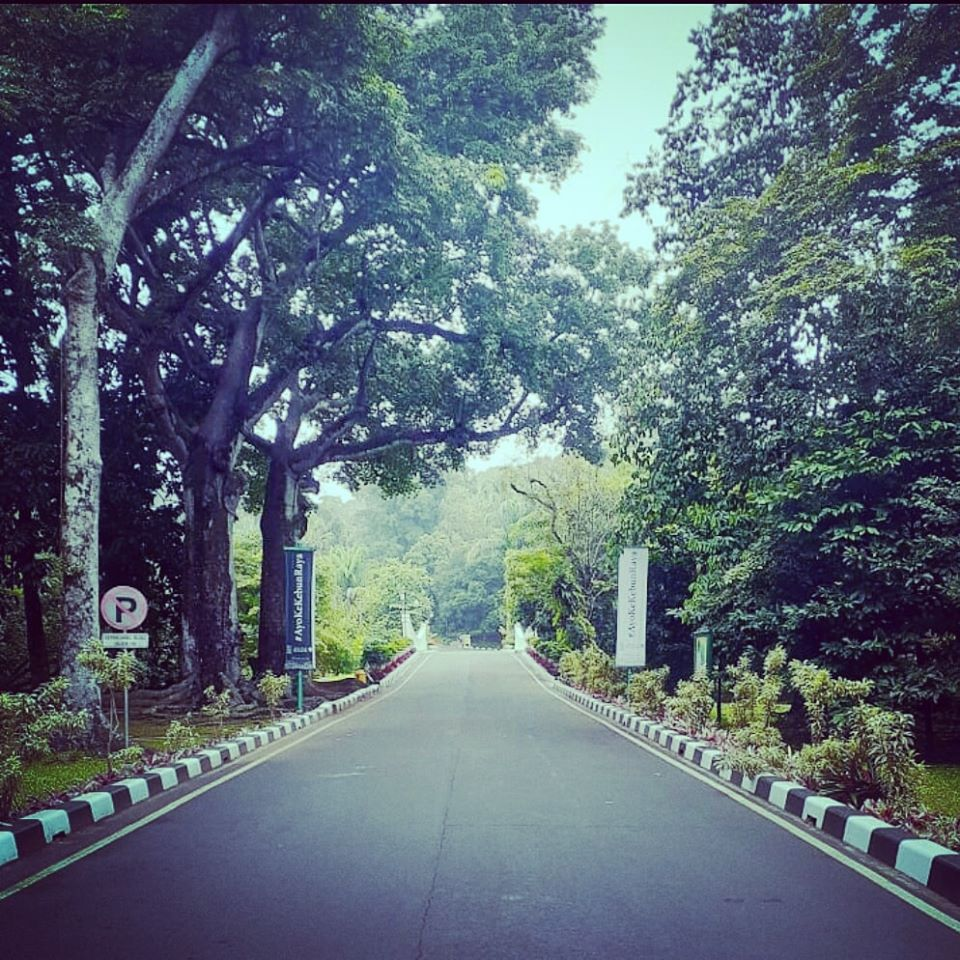
#> input picture krb.jpg, 960 x 960 px, given in place of road.mp4, which was not available
$ python getvideofile.py
#> lines starting #> are read from the running program, lines starting #| are printed output that depends on the picture; pictures that were not available may be replaced by others from this repository, and a replacement may not be noted
import numpy as np
import cv2
import os


cap = cv2.VideoCapture('C:\\Users\\INKOM06\\Documents\\[0--KEGIATAN-Ku-2020\\2020.01-006-Autonomous Vehicle Project\\road.mp4')

totalFrames = cap.get(cv2.CAP_PROP_FRAME_COUNT)
print(totalFrames)


frameIdx = 1
while(True):
    # Capture frame-by-frame
    ret, frame = cap.read()
#> frame is the input picture: shape (960, 960, 3); mean B, G, R 116.6, 104.4, 91.6
    pct = (frameIdx/totalFrames)*100
    print('Frame index: %d Pct: %3.2f %s' % (frameIdx,pct,chr(37)))
    frameIdx = frameIdx + 1

    # Our operations on the frame come here
    img = cv2.cvtColor(frame, cv2.COLOR_BGR2GRAY)
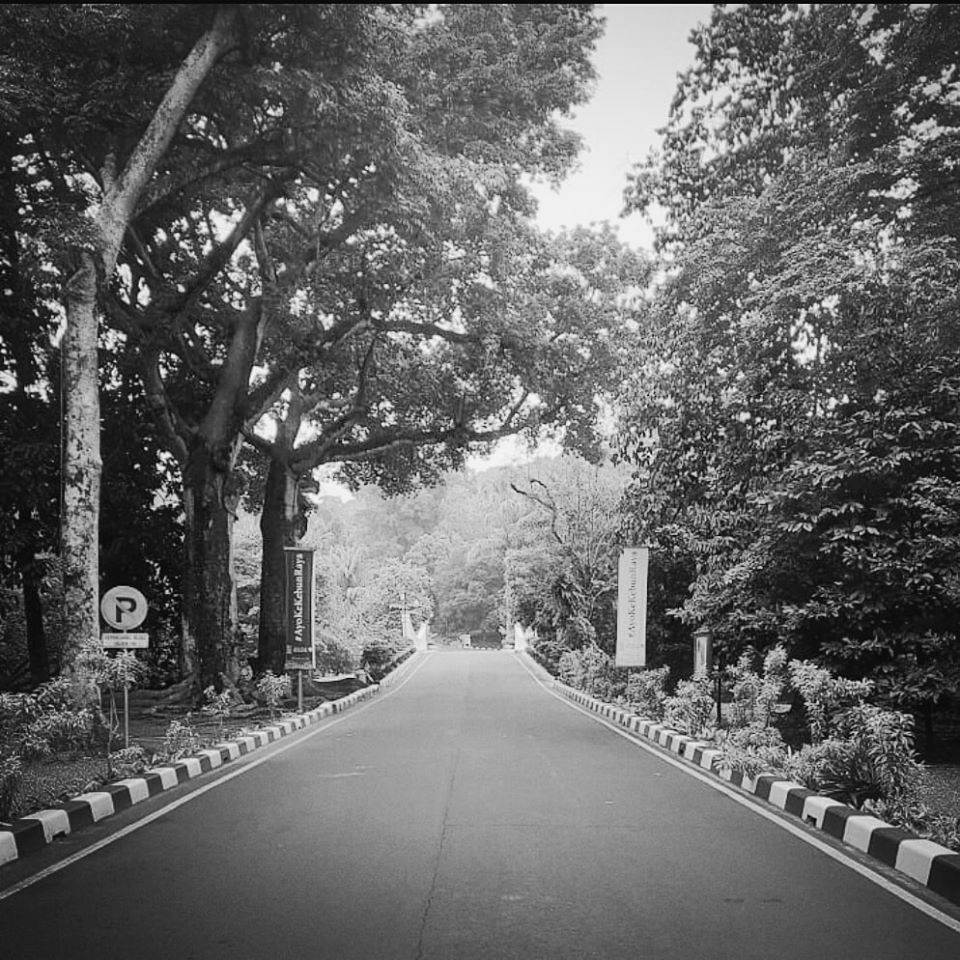
#> img: shape (960, 960); min 1, max 250, mean 102
    #img = cv2.blur(img,(3,3))


    edges = cv2.Canny(img,50,150,apertureSize = 3)
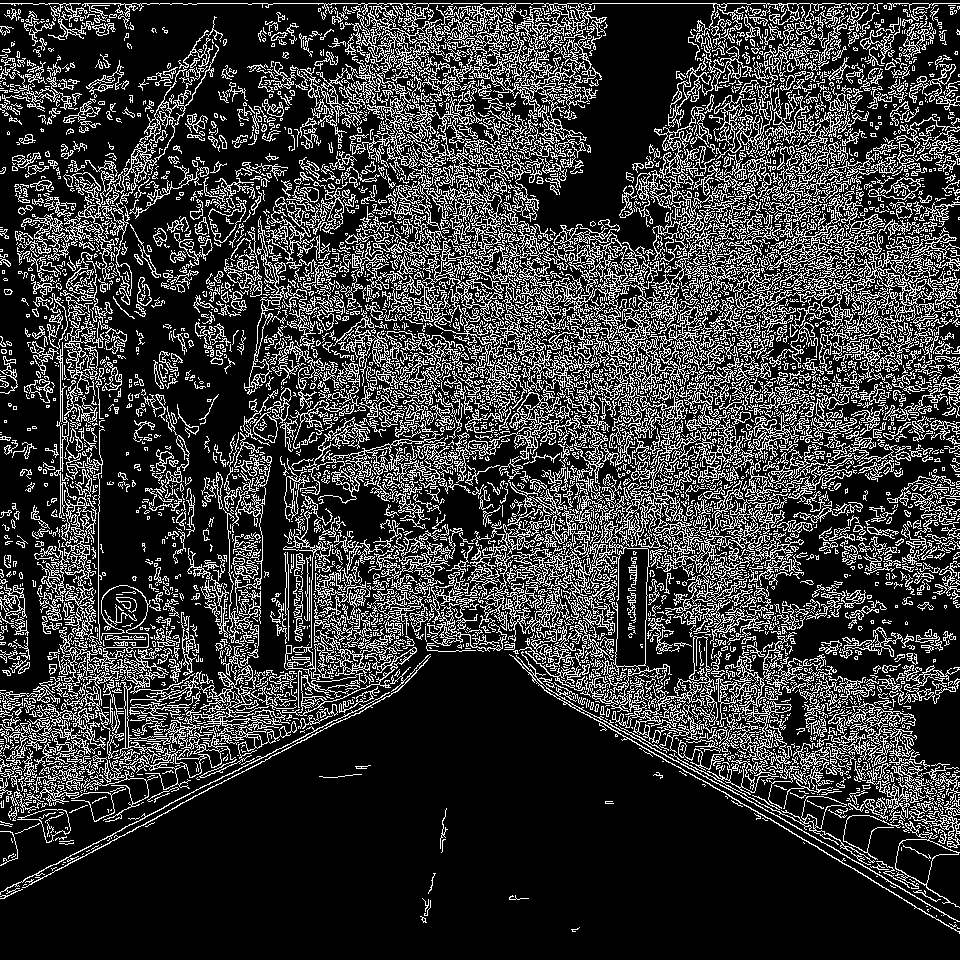
#> edges: shape (960, 960); 22.2% white in thin lines or dots
    lines = cv2.HoughLines(edges,1, np.pi/180,200)

#> (the run stopped early here; a loop or call above may not have finished)

$ run again, on obama.jpg
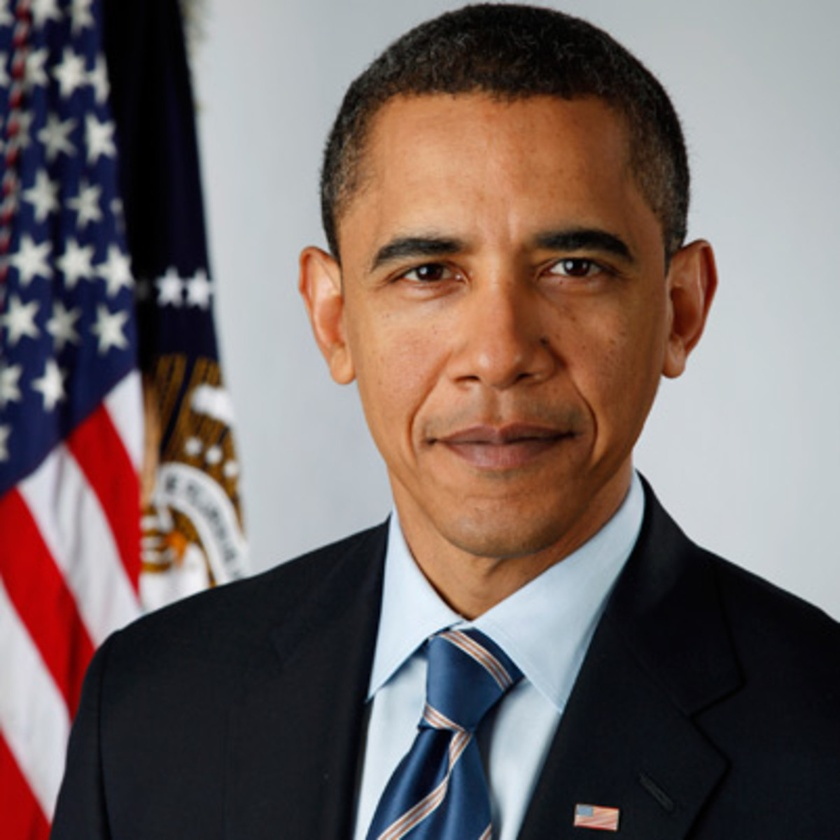
#> input picture obama.jpg, 840 x 840 px, shrunk from 1200 x 1200 before the run, given in place of road.mp4, which was not available
#> frame is the input picture: shape (840, 840, 3); mean B, G, R 99.8, 102.3, 116.3
#> `img = cv2.cvtColor(frame, cv2.COLOR_BGR2GRAY)`:
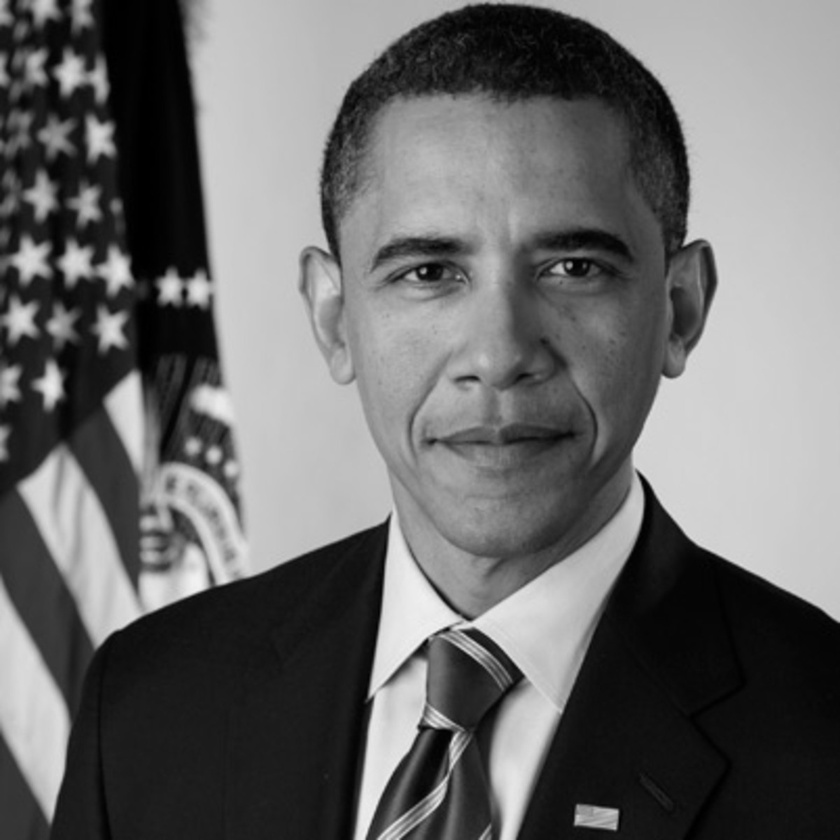
#> img: shape (840, 840); min 0, max 241, mean 106.2
#> `edges = cv2.Canny(img,50,150,apertureSize = 3)`:
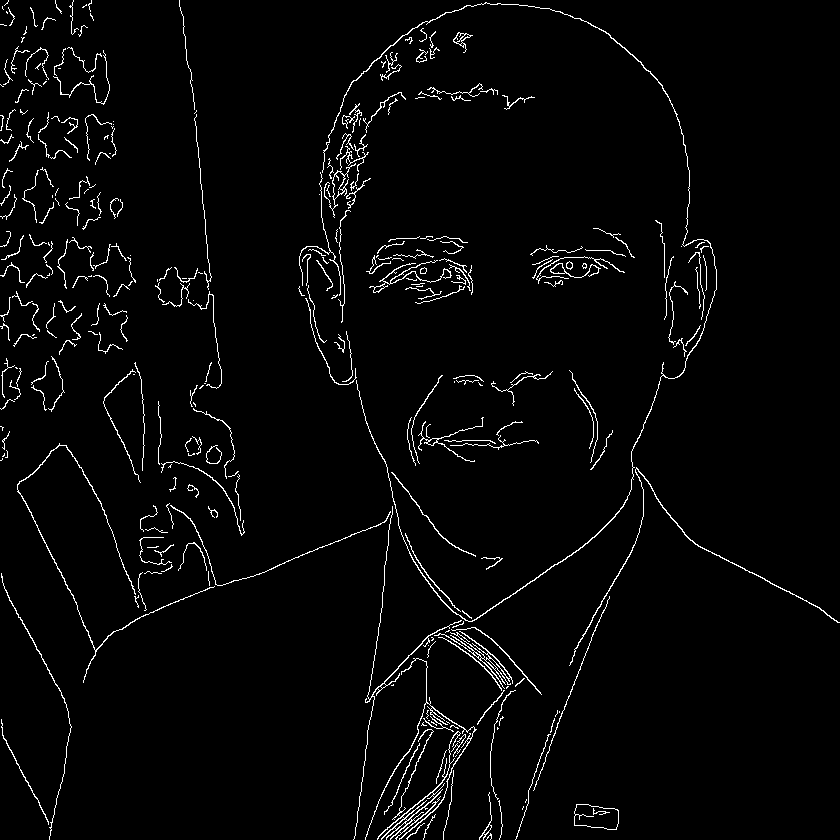
#> edges: shape (840, 840); 2.7% white in thin lines or dots
#> lines = None

$ run again, on road.jpg
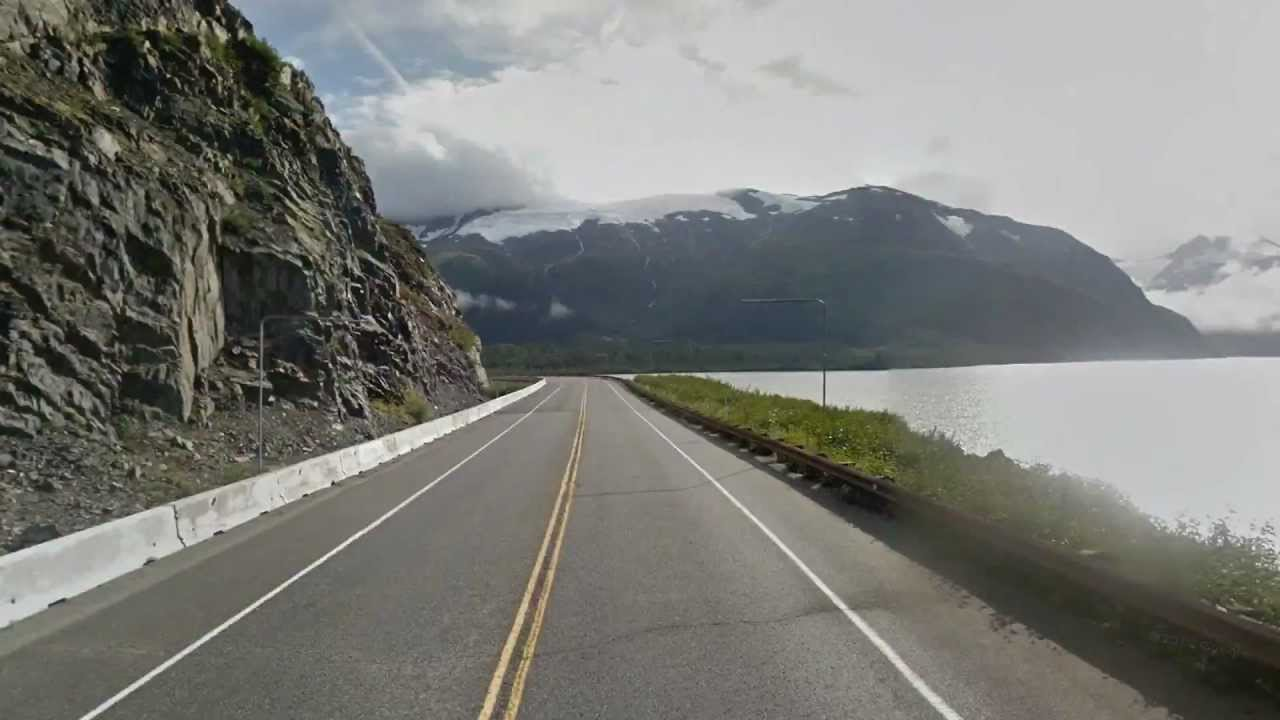
#> input picture road.jpg, 1280 x 720 px, given in place of road.mp4, which was not available
#> frame is the input picture: shape (720, 1280, 3); mean B, G, R 119.9, 124.2, 123.4
#> `img = cv2.cvtColor(frame, cv2.COLOR_BGR2GRAY)`:
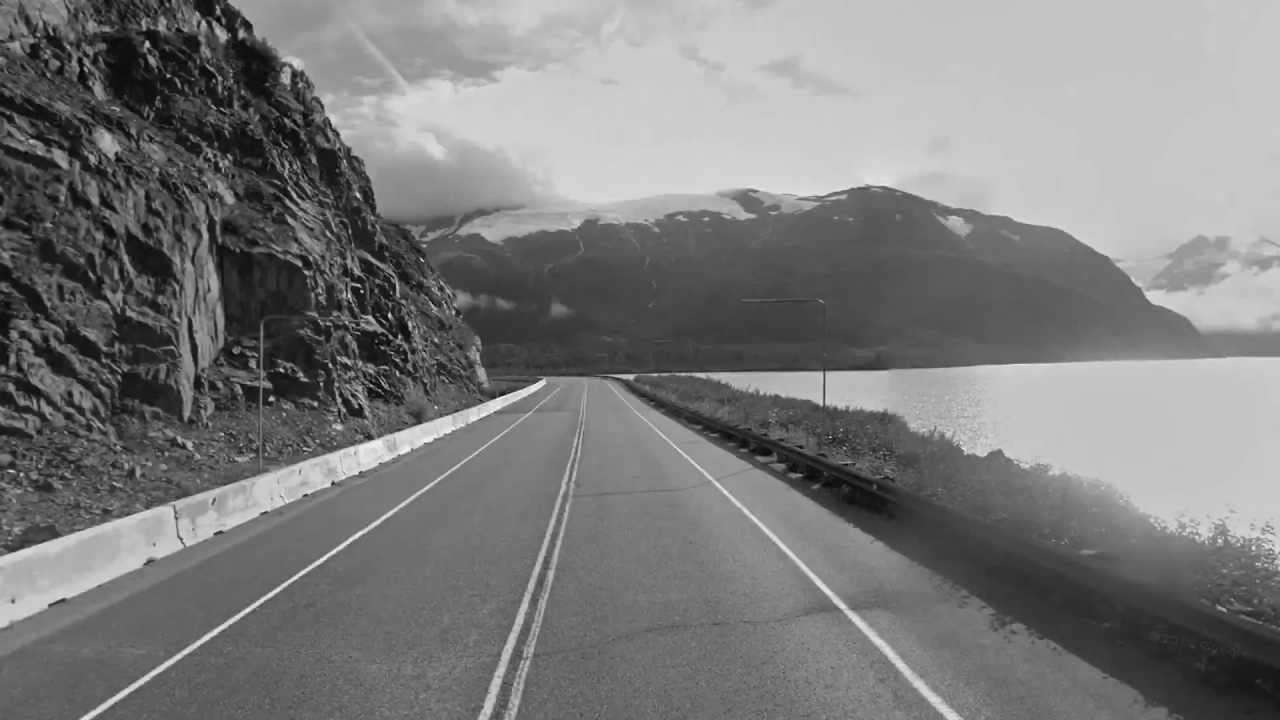
#> img: shape (720, 1280); min 1, max 254, mean 123.5
#> `edges = cv2.Canny(img,50,150,apertureSize = 3)`:
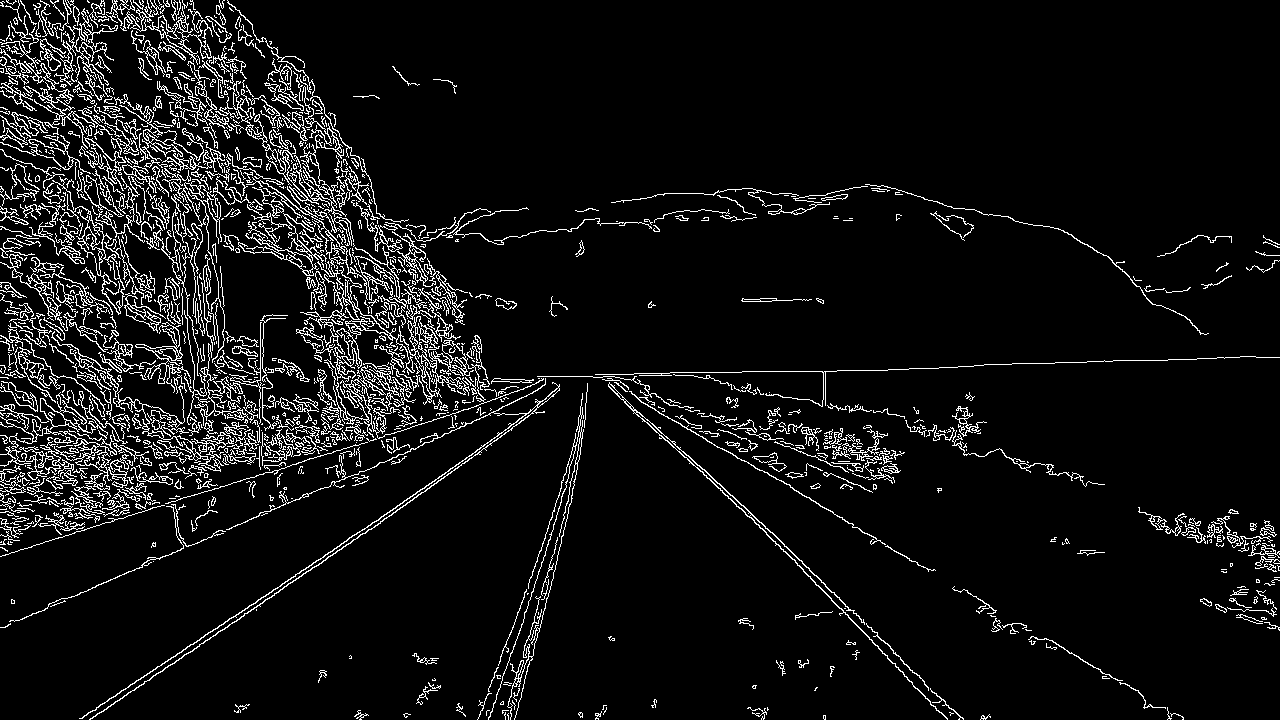
#> edges: shape (720, 1280); 7.1% white in thin lines or dots
#> lines = 420 rows, first 8: [641, 0.977], [400, 1.54], [27, 2.09], [385, 1.55], [11, 2.11], [30, 2.09], [642, 0.96], [646, 0.977]
